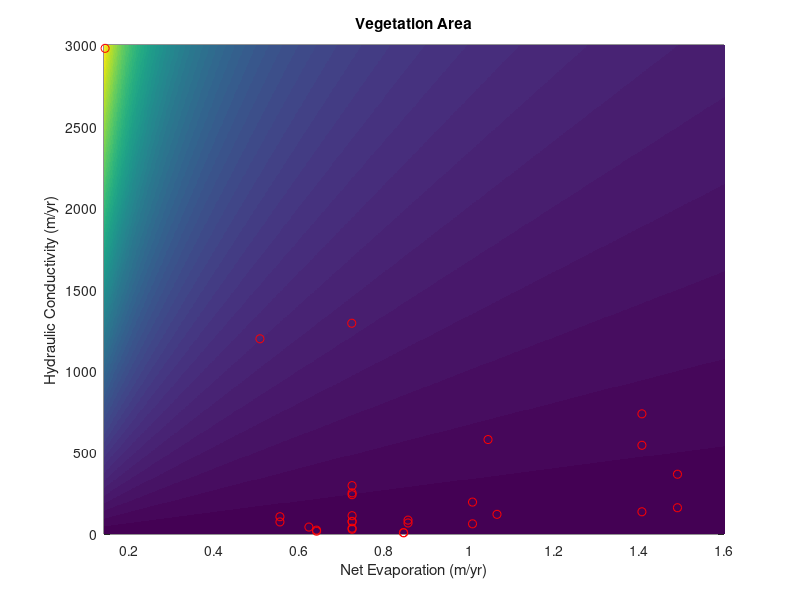

MATLAB code to generate this figure:
clc
clear all
close all
 
Enet=linspace(0.14,2,1000);
D=linspace(1,3001,1000);
So=35;
b=1;
Sc=72;
 
ne=length(Enet);
nd=length(D);
 
Av = NaN(ne,nd);
Av_km = NaN(ne,nd);
 
for i=1:nd
    for j=1:ne
        Av(i,j)=((Sc-So)/(Enet(j)*b))*(2*pi*D(i));
        Av_km(i,j)=Av(i,j)/(1e6);
    end
end
px= [0.8451 0.8457 .6405 .6405 .8559 .8559 .1426 .5072 .7242 .7242 .7242 .7242 .7242 .7242 .0328 1.0443 .038 1.4904 1.4904 .7234 .6225 1.4067 1.4067 .7242 .7242 1.0654 .5543 .5543 1.4067 1.0078 1.0078];
py= [8487 7174 17014 23700 67701 85012 2979571 1197621 296857 29122 241064 112319 77645 35737 116179 579468 677416 161227 366635 1293025 42603 136350 544291 252404 75396 120650 106110 74044 737302 195762 62553];
 
figure (1)
 
pcolor(Enet,D,Av_km)
%contour(Enet,D,Av)
axis([0.14 1.6 0 3000]);
shading flat
hold on
 
plot(px,py*10^-3,'ro')
shading flat
 
xlabel('Net Evaporation (m/yr)')
ylabel('Hydraulic Conductivity (m/yr)')
title('Vegetation Area')
%contour(Enet,D,Av,'k')